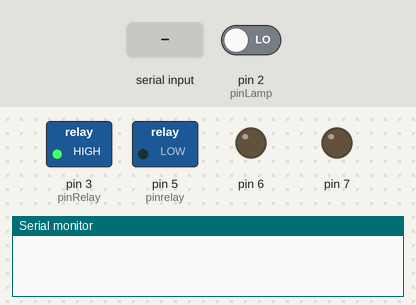
The sketch below on a simulated Arduino Uno, built with avr-gcc and run on an emulated ATmega328P. On the bench: switched loads named in the sketch (green lamp = pin HIGH), output pins drawn as LEDs (lit = HIGH), the last lines printed to the serial monitor. The inputs (shaded band) are chosen by the test bench; at power-on: pin 2 (pinLamp) LOW.

Above: at 1.2 s.
1.3 s: "D" received over the second serial link
At 3.6 s:
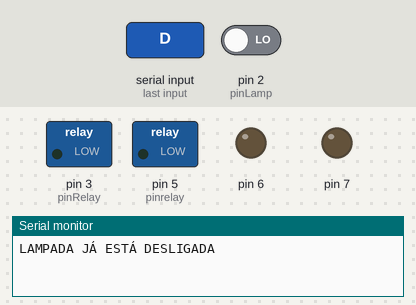
3.9 s: "L" received over the second serial link
At 5.5 s:
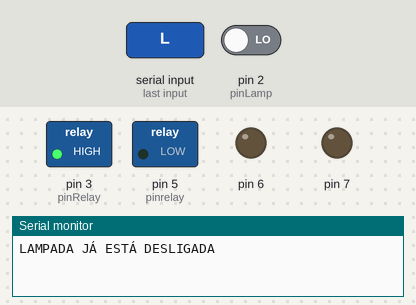
Timing chart, 0 to 7.0 s (numbered marks = the images above; inputs shaded):
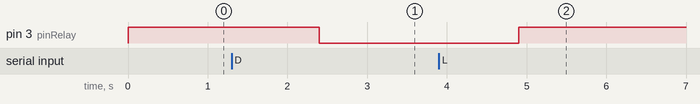

Measured:
- after the input at 1.3 s, pin 3 (pinRelay): HIGH → LOW after 1.1 s
- after the input at 3.9 s, pin 3 (pinRelay): LOW → HIGH after 1.0 s

The sketch:

sketch_oct08a.ino
```cpp
#include <IRremote.h>


#include <SoftwareSerial.h>

SoftwareSerial SerialBT(10, 11);

String dado;
bool estado;
bool lampada;
int valor;
String unit;
int ctrl_lamp = 0;

unsigned long tempo;

int pinRelay = 3;
int pinLamp = 2;
int RECV_PIN = 4;
int pinrelay = 5;

IRrecv irrecv(RECV_PIN);
decode_results results;

void setup() {
  Serial.begin(9600);
  SerialBT.begin(9600);
  pinMode(pinRelay, OUTPUT);
  pinMode(pinrelay, OUTPUT);
  pinMode(pinLamp, INPUT);
  pinMode(6, OUTPUT);
  pinMode(7, OUTPUT);

  digitalWrite(3, HIGH);
  irrecv.enableIRIn();
}

int on = 0;
unsigned long last = millis();


void loop() {


  if (SerialBT.available() > 0) {
    dado = SerialBT.readString();
    //Serial.println(dado);
    if ((dado.indexOf("L") >= 0)) {

            if(digitalRead(2) == HIGH ){
                                       delay(100);Serial.println("LAMPADA JÁ ESTÁ LIGADA");
                                       digitalWrite(3, LOW);}

            if(digitalRead(2) == LOW ){digitalWrite(3, HIGH);}
    }


    if ((dado.indexOf("D") >= 0)){

             if(digitalRead(2) == HIGH ){digitalWrite(3, HIGH);}
             if(digitalRead(2) == LOW ){
                                       delay(100);Serial.println("LAMPADA JÁ ESTÁ DESLIGADA");
                                       digitalWrite(3, LOW);ctrl_lamp = 0;

                                        }


    }

  }


  /*if (estado == true) {
    digitalWrite(3, LOW);
  }
  if (estado == false) {
    digitalWrite(3, HIGH);
  }
*/

  if (dado.length() > 0) {
    int indice = -1;
    for (int i = 0; i < dado.length(); i++) {
      if (!isDigit(dado[i])) {
        indice = i;
        break;
      }
    }

    if (indice != -1) {
      String partNum = dado.substring(0, indice);

      unit = dado.substring(indice);

      valor = partNum.toInt();
    } else {
      valor = dado.toInt();
      unit = "";
    }

  }
    if (unit == "MINUTOS") {
      tempo = valor * 60000;


        digitalWrite(3, HIGH);
        delay(100);
        digitalWrite(3, LOW);
        delay(tempo);
        digitalWrite(3, HIGH);
        unit = " ";
        valor = 0;


    }
    if (unit == "HORAS") {
      tempo = valor * 60000;
      tempo = tempo * 60;
    }


    if (irrecv.decode(&results)) {
      // If it's been at least 1/4 second since the last
      // IR received, toggle the relay
      if (millis() - last > 250) {
        on = !on;
        digitalWrite(pinrelay, on ? HIGH : LOW);
        digitalWrite(13, on ? HIGH : LOW);

      }
      last = millis();
      irrecv.resume(); // Receive the next value

    }


    /*      Serial.print("Número: ");
            Serial.println(valor);
            Serial.print("Texto: ");
            Serial.println(unit);
            Serial.print(dado);
            Serial.println("----------");
            delay(3000);
    */

  if (estado == true) {


    /*  if(digitalRead(2)==LOW){
        Serial.print(dado);
        Serial.print("   ");
        Serial.print(valor);
        Serial.print("   ");
        Serial.print(unit);
        Serial.print("  ");
        Serial.print(tempo);
        Serial.println();
        Serial.println();
        delay(2000);
        if(tempo>0){
        digitalWrite(3,HIGH);
        delay(tempo);
        digitalWrite(3,LOW);
        dado = 'L';
        valor = 0;
        unit = dado;
        tempo = 0;

        }
        }*/
  }

  if (estado == false) {
    /*  if(digitalRead(2)==HIGH){
      Serial.print(dado);
      Serial.println();
      delay(2000);
      digitalWrite(3,LOW);
      dado = 'D';
      valor = 0;
      unit = dado;
      tempo = 0;
      }

      }

      if((estado==false)&&(digitalRead(2)==HIGH)){

      if (irrecv.decode(&results)) {
      // If it's been at least 1/4 second since the last
      // IR received, toggle the relay
      if (millis() - last > 250) {
      on = !on;
      digitalWrite(pinrelay, on ? HIGH : LOW);
      digitalWrite(13, on ? HIGH : LOW);

      }
      last = millis();
      irrecv.resume(); // Receive the next value
      }*/
  }


}
```
